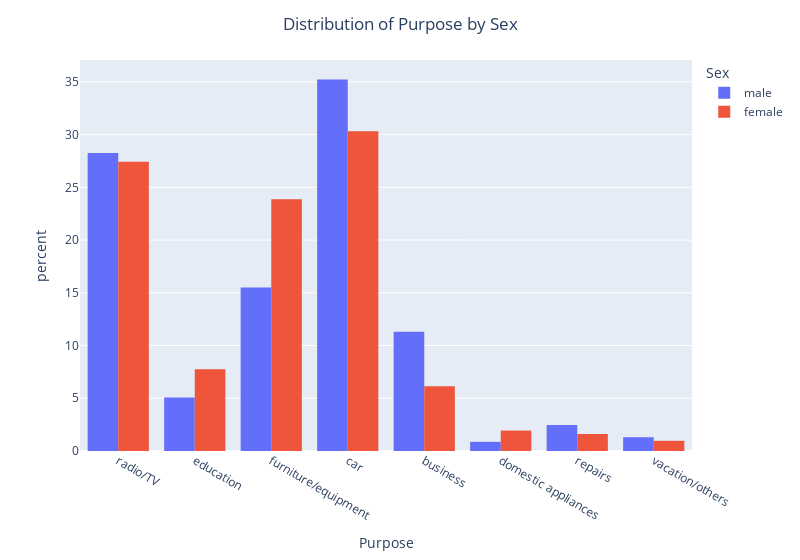

Notebook source saved alongside this figure:
### Code cell
# Debugging: Print a few rows of the DataFrame to check the data
print(df.head())

# Create the histogram
fig = px.histogram(data_frame=df, x="Purpose", color="Sex", histnorm="percent", barmode="group", width=800)

# Update layout
fig.update_layout(title="Distribution of Purpose by Sex", title_x=0.5)

# Debugging: Print information about the figure
print(fig)

# Show the plot
fig.show()

### Figure 1 — Plotly figure (JSON) as saved in the notebook; plotly's stock layout.template omitted (floating-point values rounded to 4 significant figures; data arrays with more than 128 entries replaced by an {"elided": "..."} marker saying what was removed)
{"data": [{"alignmentgroup": "True", "bingroup": "x", "histnorm": "percent", "hovertemplate": "Sex=male<br>Purpose=%{x}<br>percent=%{y}<extra></extra>", "legendgroup": "male", "marker": {"color": "#636efa", "pattern": {"shape": ""}}, "name": "male", "offsetgroup": "male", "orientation": "v", "showlegend": true, "type": "histogram", "x": {"elided": "690 str values"}, "xaxis": "x", "yaxis": "y"}, {"alignmentgroup": "True", "bingroup": "x", "histnorm": "percent", "hovertemplate": "Sex=female<br>Purpose=%{x}<br>percent=%{y}<extra></extra>", "legendgroup": "female", "marker": {"color": "#EF553B", "pattern": {"shape": ""}}, "name": "female", "offsetgroup": "female", "orientation": "v", "showlegend": true, "type": "histogram", "x": {"elided": "310 str values"}, "xaxis": "x", "yaxis": "y"}], "layout": {"barmode": "group", "legend": {"title": {"text": "Sex"}, "tracegroupgap": 0}, "margin": {"t": 60}, "title": {"text": "Distribution of Purpose by Sex", "x": 0.5}, "width": 800, "xaxis": {"anchor": "y", "domain": [0, 1], "title": {"text": "Purpose"}}, "yaxis": {"anchor": "x", "domain": [0, 1], "title": {"text": "percent"}}}}
